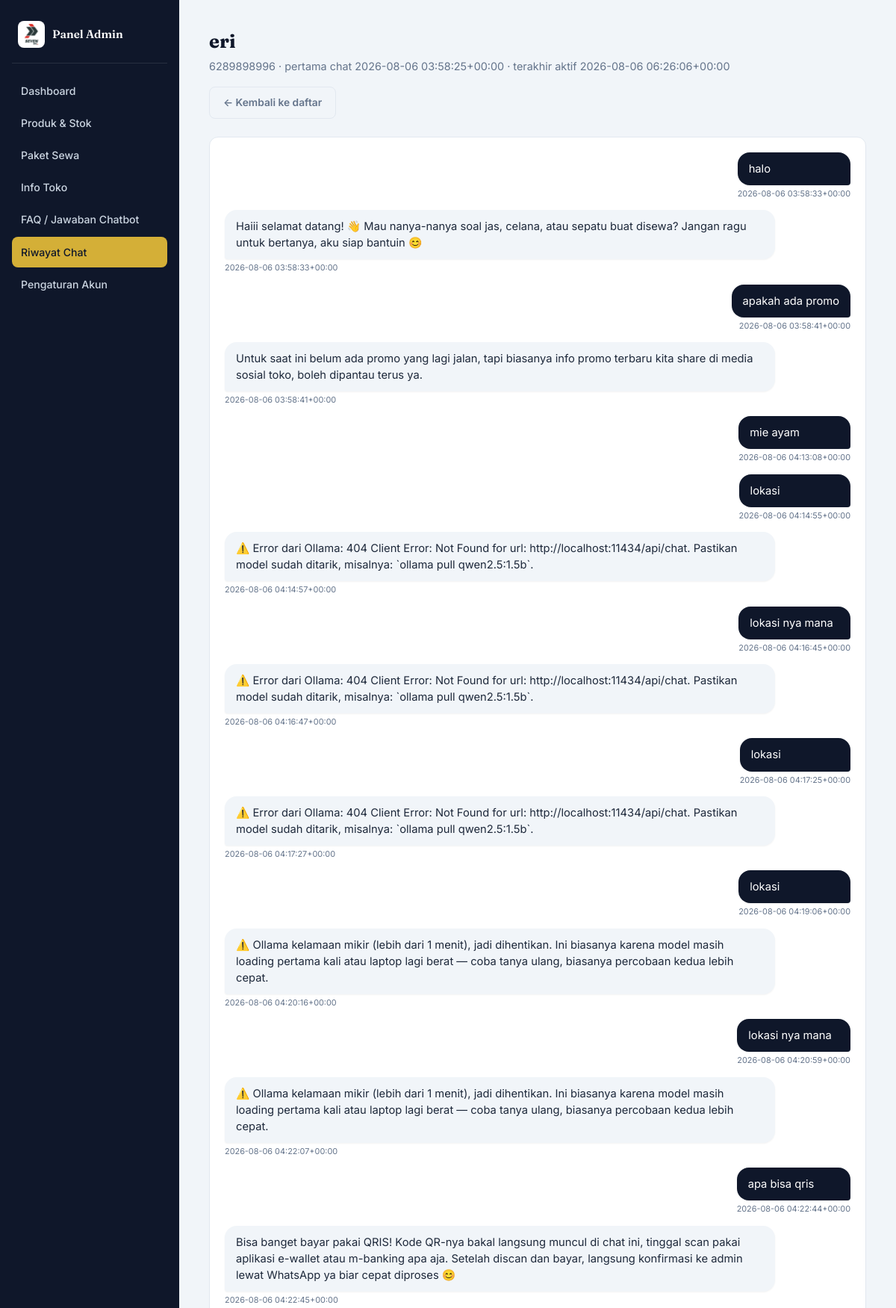
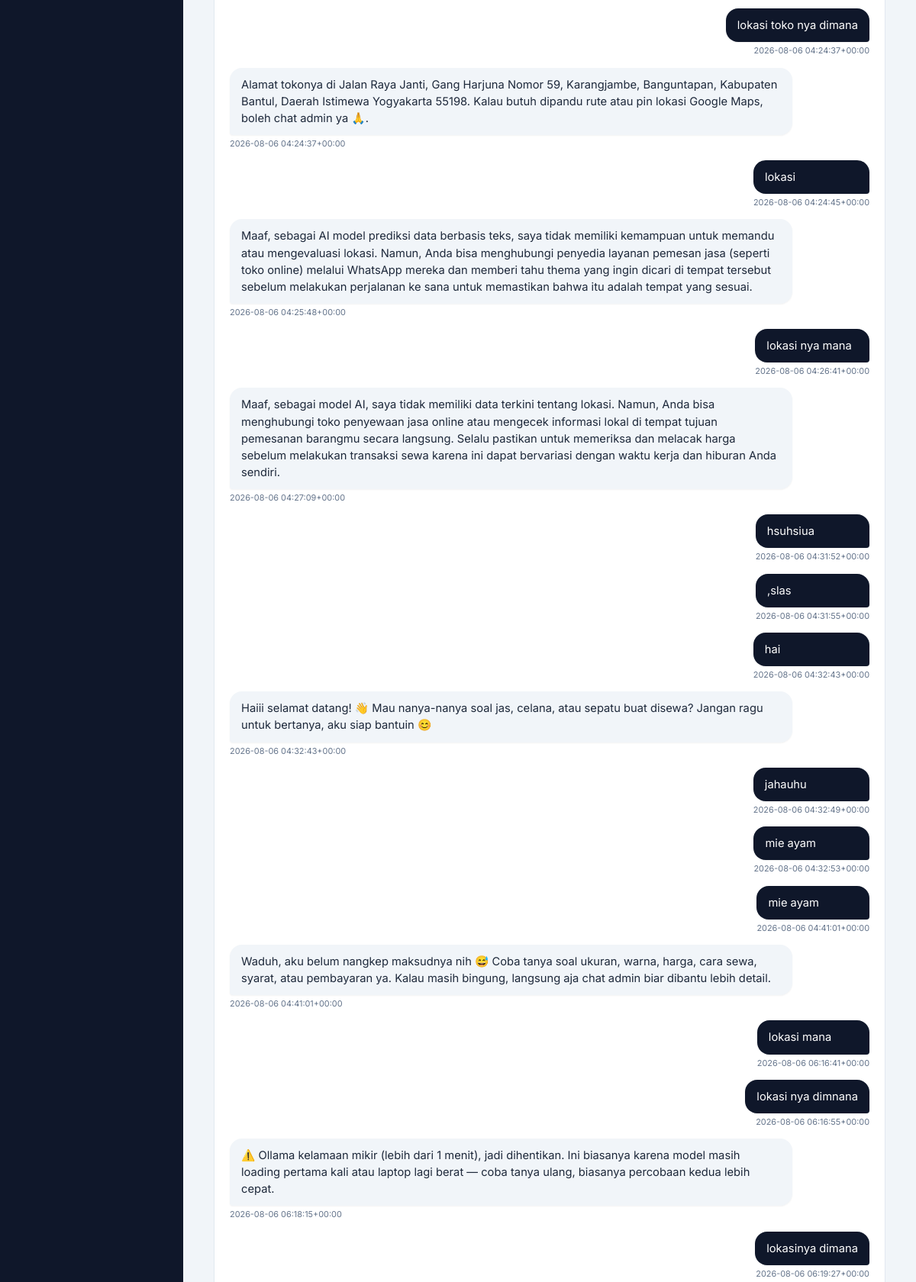
The page /admin/riwayat-chat/1 (signed in, upper part) on the database its author committed (2 pictures, top to bottom).
### tables this page shows
CREATE TABLE visitors (
    id              INTEGER PRIMARY KEY AUTOINCREMENT,
    nama            TEXT NOT NULL,
    nomor_telepon   TEXT NOT NULL UNIQUE,
    created_at      TEXT NOT NULL,
    last_seen_at    TEXT NOT NULL
);

CREATE TABLE chat_messages (
    id              INTEGER PRIMARY KEY AUTOINCREMENT,
    visitor_id      INTEGER NOT NULL REFERENCES visitors(id),
    role            TEXT NOT NULL CHECK (role IN ('user', 'assistant')),
    content         TEXT NOT NULL,
    chat_action     TEXT,
    created_at      TEXT NOT NULL
);

### chatbot/routes/admin/riwayat.py (the view)
    @app.route("/admin/riwayat-chat/<int:visitor_id>")
    @admin_login_required
    def admin_riwayat_detail(visitor_id):
        visitor = db.find_visitor_by_id(visitor_id)
        if not visitor:
            abort(404)
        messages = db.get_messages_for_visitor(visitor_id)
        return render_template(
            "admin/riwayat_detail.html",
            visitor=visitor,
            messages=messages,
        )

### chatbot/__init__.py (called while the page is built)
def create_app() -> Flask:
    app = Flask(
        __name__,
        template_folder=str(config.TEMPLATES_DIR),
        static_folder=str(config.STATIC_DIR),
    )
    app.jinja_env.filters["rupiah"] = rp
    config.DATA_DIR.mkdir(parents=True, exist_ok=True)
    if not config.ADMIN_CONFIG_PATH.exists():
        state.save_admin_config({
            "username": "admin",
            "password_hash": generate_password_hash("ubahsegera123"),
            "secret_key": secrets.token_hex(32),
        })
    state.ADMIN_CONFIG = state.load_admin_config()
    app.secret_key = state.ADMIN_CONFIG["secret_key"]
    state.reload_runtime_state()
    db.init_db()
    @app.context_processor
    def inject_logo():
        return {"logo_filename": state.load_admin_config().get("logo_filename", "logo.jfif")}
    from chatbot.routes import register_routes
    register_routes(app)
    return app

### chatbot/db.py (called while the page is built)
@contextmanager
def get_conn():
    conn = sqlite3.connect(CHAT_DB_PATH)
    conn.row_factory = sqlite3.Row
    conn.execute("PRAGMA foreign_keys = ON")
    try:
        yield conn
        conn.commit()
    finally:
        conn.close()

def find_visitor_by_id(visitor_id: int) -> sqlite3.Row | None:
    with get_conn() as conn:
        return conn.execute("SELECT * FROM visitors WHERE id = ?", (visitor_id,)).fetchone()

def get_messages_for_visitor(visitor_id: int) -> list[sqlite3.Row]:
    with get_conn() as conn:
        return conn.execute(
            "SELECT * FROM chat_messages WHERE visitor_id = ? ORDER BY created_at ASC, id ASC",
            (visitor_id,),
        ).fetchall()

### chatbot/routes/admin/riwayat.py (called while the page is built)
def register(app):
    @app.route("/admin/riwayat-chat")
    @admin_login_required
    def admin_riwayat_list():
        q = (request.args.get("q") or "").strip()
        visitors = db.list_visitors(q)
        return render_template(
            "admin/riwayat_list.html",
            visitors=visitors,
            q=q,
            total=db.count_visitors(),
        )
    @app.route("/admin/riwayat-chat/<int:visitor_id>")
    @admin_login_required
    def admin_riwayat_detail(visitor_id):
        visitor = db.find_visitor_by_id(visitor_id)
        if not visitor:
            abort(404)
        messages = db.get_messages_for_visitor(visitor_id)
        return render_template(
            "admin/riwayat_detail.html",
            visitor=visitor,
            messages=messages,
        )

### chatbot/state.py (called while the page is built)
def load_admin_config() -> dict:
    with open(ADMIN_CONFIG_PATH, encoding="utf-8") as f:
        return json.load(f)

### templates/admin/riwayat_detail.html (shortened to what this page needs)
{% extends "admin/base.html" %}
{% block content %}
<div class="admin-header admin-header-row">
  <div>
    <h1>{{ visitor.nama }}</h1>
    <p class="admin-muted">
      {{ visitor.nomor_telepon }} &middot; pertama chat {{ visitor.created_at | replace("T", " ") }}
      &middot; terakhir aktif {{ visitor.last_seen_at | replace("T", " ") }}
    </p>
  </div>
  <a href="{{ url_for('admin_riwayat_list') }}" class="admin-btn admin-btn-ghost">&larr; Kembali ke daftar</a>
</div>
<div class="admin-card admin-transcript-card">
  <div class="chat-log chat-log--transcript">
    {% for m in messages %}
    <div class="msg msg--{{ 'user' if m.role == 'user' else 'assistant' }}">
      <div class="msg__col">
        <div class="msg__bubble">{{ m.content }}</div>
        <div class="admin-transcript-time">{{ m.created_at | replace("T", " ") }}</div>
      </div>
    </div>
    {% else %}
    <p class="admin-muted">Belum ada pesan dari pengunjung ini.</p>
    {% endfor %}
  </div>
</div>
{% endblock %}

### static/css/style.css (style rules this page uses)
:root { --bg: #F1F5F9; --room-bg: #FFFFFF; --brand-primary: #0F172A; --brand-accent: #D4AF37; --panel: #F8FAFC; --panel-alt: #F1F5F9; --text: #1E293B; --text-muted: #64748B; --border: #E2E8F0; --msg-user-bg: #0F172A; --msg-user-text: #FFFFFF; --msg-assistant-bg: #F1F5F9; --msg-assistant-text: #1E293B; --font-display: "Fraunces", serif; --font-body: "Inter", -apple-system, sans-serif; --font-mono: "IBM Plex Mono", monospace; }
* { box-sizing: border-box; }
html { scroll-behavior: smooth; }
body { margin: 0; background: var(--bg); color: var(--text); font-family: var(--font-body); line-height: 1.5; }
a { color: inherit; }
.chat-log { flex: 1; overflow-y: auto; padding: 20px; display: flex; flex-direction: column; gap: 14px; scroll-behavior: smooth; }
.msg { display: flex; }
.msg--user { justify-content: flex-end; }
.msg--assistant { justify-content: flex-start; }
.msg__col { display: flex; flex-direction: column; max-width: 88%; }
.msg__bubble { padding: 11px 15px; font-size: 0.92rem; line-height: 1.5; white-space: pre-wrap; word-wrap: break-word; box-shadow: 0 1px 2px rgba(0,0,0,0.05); }
.msg--assistant .msg__bubble { background: var(--msg-assistant-bg); color: var(--msg-assistant-text); border-radius: 16px 16px 16px 4px; }
.msg--user .msg__bubble { background: var(--msg-user-bg); color: var(--msg-user-text); border-radius: 16px 16px 4px 16px; }

### static/css/admin.css (style rules this page uses)
.admin-body { font-family: var(--font-body); background: var(--bg); min-height: 100vh; }
.admin-header { margin-bottom: 24px; }
.admin-header h1 { font-family: var(--font-display); font-size: 1.6rem; color: var(--brand-primary); margin: 4px 0 4px; }
.admin-header-row { display: flex; align-items: flex-start; justify-content: space-between; gap: 16px; flex-wrap: wrap; }
.admin-muted { color: var(--text-muted); font-size: 0.9rem; margin: 0; }
.admin-card { background: var(--room-bg); border: 1px solid var(--border); border-radius: 12px; padding: 22px 24px; margin-bottom: 20px; }
.admin-btn { display: inline-flex; align-items: center; justify-content: center; gap: 6px; padding: 10px 18px; border-radius: 8px; border: 1px solid transparent; font-size: 0.86rem; font-weight: 600; cursor: pointer; text-decoration: none; transition: opacity 0.15s; }
.admin-btn-ghost { background: transparent; color: var(--text-muted); border-color: var(--border); }
.admin-transcript-card { padding: 0; overflow: hidden; }
.chat-log--transcript { max-height: 70vh; padding: 20px; }
.admin-transcript-time { font-size: 0.68rem; color: var(--text-muted); margin-top: 3px; }
.msg--user .admin-transcript-time { text-align: right; }

### rows shown on the page
visitors: nama "eri", nomor_telepon "6289898996", created_at "2026-08-06 03:58:25+00:00", last_seen_at "2026-08-06 06:26:06+00:00"
chat_messages: content "halo", created_at "2026-08-06 03:58:33+00:00"
chat_messages: content "Haiii selamat datang! 👋 Mau nanya-nanya soal jas, celana, atau sepatu buat disewa? Jangan ragu untuk bertanya, aku siap bantuin 😊", created_at "2026-08-06 03:58:33+00:00"
chat_messages: content "apakah ada promo", created_at "2026-08-06 03:58:41+00:00"
chat_messages: content "Untuk saat ini belum ada promo yang lagi jalan, tapi biasanya info promo terbaru kita share di media sosial toko, boleh dipantau terus ya.", created_at "2026-08-06 03:58:41+00:00"
chat_messages: content "mie ayam", created_at "2026-08-06 04:13:08+00:00"
chat_messages: content "lokasi", created_at "2026-08-06 04:14:55+00:00"
chat_messages: content "⚠️ Error dari Ollama: 404 Client Error: Not Found for url: http://localhost:11434/api/chat. Pastikan model sudah ditarik, misalnya: `ollama pull qwen2.5:1.5b`.", created_at "2026-08-06 04:14:57+00:00"
chat_messages: content "lokasi nya mana", created_at "2026-08-06 04:16:45+00:00"
chat_messages: content "⚠️ Error dari Ollama: 404 Client Error: Not Found for url: http://localhost:11434/api/chat. Pastikan model sudah ditarik, misalnya: `ollama pull qwen2.5:1.5b`.", created_at "2026-08-06 04:16:47+00:00"
chat_messages: content "lokasi", created_at "2026-08-06 04:17:25+00:00"
chat_messages: content "⚠️ Error dari Ollama: 404 Client Error: Not Found for url: http://localhost:11434/api/chat. Pastikan model sudah ditarik, misalnya: `ollama pull qwen2.5:1.5b`.", created_at "2026-08-06 04:17:27+00:00"
chat_messages: content "lokasi", created_at "2026-08-06 04:19:06+00:00"
chat_messages: content "⚠️ Ollama kelamaan mikir (lebih dari 1 menit), jadi dihentikan. Ini biasanya karena model masih loading pertama kali atau laptop lagi berat — coba tanya ulang, biasanya percobaan kedua lebih cepat.", created_at "2026-08-06 04:20:16+00:00"
chat_messages: content "lokasi nya mana", created_at "2026-08-06 04:20:59+00:00"
chat_messages: content "⚠️ Ollama kelamaan mikir (lebih dari 1 menit), jadi dihentikan. Ini biasanya karena model masih loading pertama kali atau laptop lagi berat — coba tanya ulang, biasanya percobaan kedua lebih cepat.", created_at "2026-08-06 04:22:07+00:00"
chat_messages: content "apa bisa qris", created_at "2026-08-06 04:22:44+00:00"
chat_messages: content "Bisa banget bayar pakai QRIS! Kode QR-nya bakal langsung muncul di chat ini, tinggal scan pakai aplikasi e-wallet atau m-banking apa aja. Setelah discan dan bayar, langsung konfirmasi ke admin lewat WhatsApp ya biar cepat diproses 😊", created_at "2026-08-06 04:22:45+00:00"
chat_messages: content "lokasi toko nya dimana", created_at "2026-08-06 04:24:37+00:00"
chat_messages: content "Alamat tokonya di Jalan Raya Janti, Gang Harjuna Nomor 59, Karangjambe, Banguntapan, Kabupaten Bantul, Daerah Istimewa Yogyakarta 55198. Kalau butuh dipandu rute atau pin lokasi Google Maps, boleh chat admin ya 🙏.", created_at "2026-08-06 04:24:37+00:00"
chat_messages: content "lokasi", created_at "2026-08-06 04:24:45+00:00"
chat_messages: content "Maaf, sebagai AI model prediksi data berbasis teks, saya tidak memiliki kemampuan untuk memandu atau mengevaluasi lokasi. Namun, Anda bisa menghubungi penyedia layanan pemesan jasa (seperti toko online) melalui WhatsApp mereka dan memberi tahu thema yang ingin dicari di tempat tersebut sebelum melakukan perjalanan ke sana untuk memastikan bahwa itu adalah tempat yang sesuai.", created_at "2026-08-06 04:25:48+00:00"
chat_messages: content "lokasi nya mana", created_at "2026-08-06 04:26:41+00:00"
chat_messages: content "Maaf, sebagai model AI, saya tidak memiliki data terkini tentang lokasi. Namun, Anda bisa menghubungi toko penyewaan jasa online atau mengecek informasi lokal di tempat tujuan pemesanan barangmu secara langsung. Selalu pastikan untuk memeriksa dan melacak harga sebelum melakukan transaksi sewa karena ini dapat bervariasi dengan waktu kerja dan hiburan Anda sendiri.", created_at "2026-08-06 04:27:09+00:00"
chat_messages: content "hsuhsiua", created_at "2026-08-06 04:31:52+00:00"
chat_messages: content ",slas", created_at "2026-08-06 04:31:55+00:00"
chat_messages: content "hai", created_at "2026-08-06 04:32:43+00:00"
chat_messages: content "Haiii selamat datang! 👋 Mau nanya-nanya soal jas, celana, atau sepatu buat disewa? Jangan ragu untuk bertanya, aku siap bantuin 😊", created_at "2026-08-06 04:32:43+00:00"
chat_messages: content "jahauhu", created_at "2026-08-06 04:32:49+00:00"
chat_messages: content "mie ayam", created_at "2026-08-06 04:32:53+00:00"
chat_messages: content "mie ayam", created_at "2026-08-06 04:41:01+00:00"
chat_messages: content "Waduh, aku belum nangkep maksudnya nih 😅 Coba tanya soal ukuran, warna, harga, cara sewa, syarat, atau pembayaran ya. Kalau masih bingung, langsung aja chat admin biar dibantu lebih detail.", created_at "2026-08-06 04:41:01+00:00"
chat_messages: content "lokasi mana", created_at "2026-08-06 06:16:41+00:00"
chat_messages: content "lokasi nya dimnana", created_at "2026-08-06 06:16:55+00:00"
chat_messages: content "⚠️ Ollama kelamaan mikir (lebih dari 1 menit), jadi dihentikan. Ini biasanya karena model masih loading pertama kali atau laptop lagi berat — coba tanya ulang, biasanya percobaan kedua lebih cepat.", created_at "2026-08-06 06:18:15+00:00"
chat_messages: content "lokasinya dimana", created_at "2026-08-06 06:19:27+00:00"
